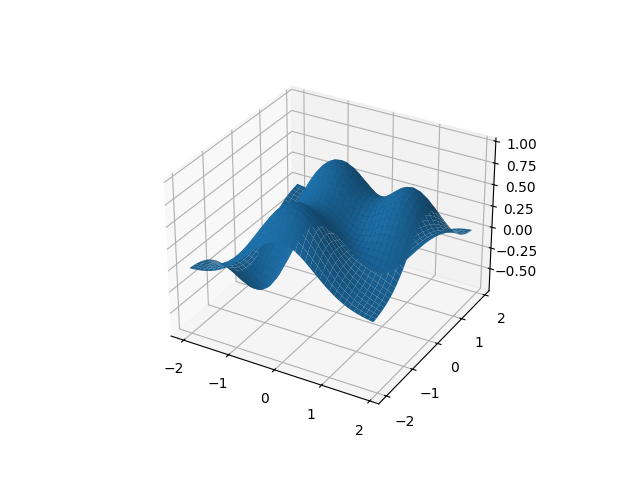

Recreate this plot in Python.
import numpy as np 
import matplotlib.pyplot as plt 
from mpl_toolkits.mplot3d import Axes3D

fig = plt.figure() 
ax = fig.add_subplot(111, projection='3d') 
X = np.arange(-2, 2, 0.3) 
Y = np.arange(-2, 2, 0.3) 
X, Y = np.meshgrid(X, Y) 
def f(x, y):
    return (1 - y**5 + x**5) * np.exp(-x**2 - y**2) 
Z = f(X, Y) 
ax.plot_surface(X, Y, Z, rstride=1, cstride=1)

plt.show() 
